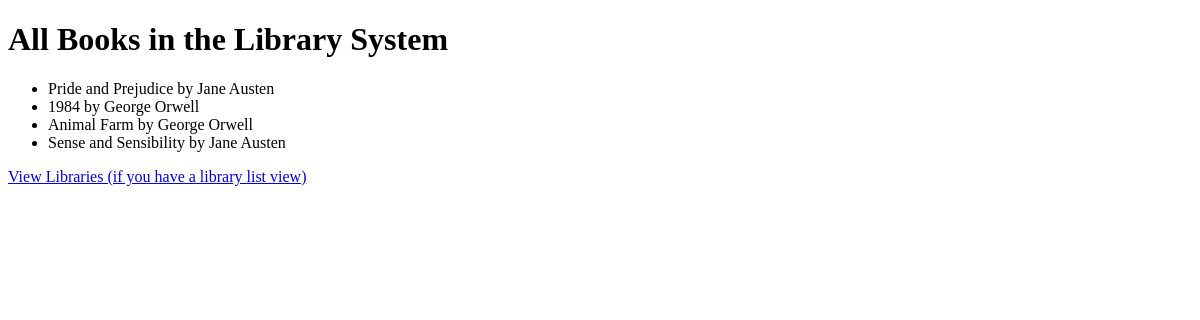
/relationships_app/books/, run on an earlier commit of the app's database.
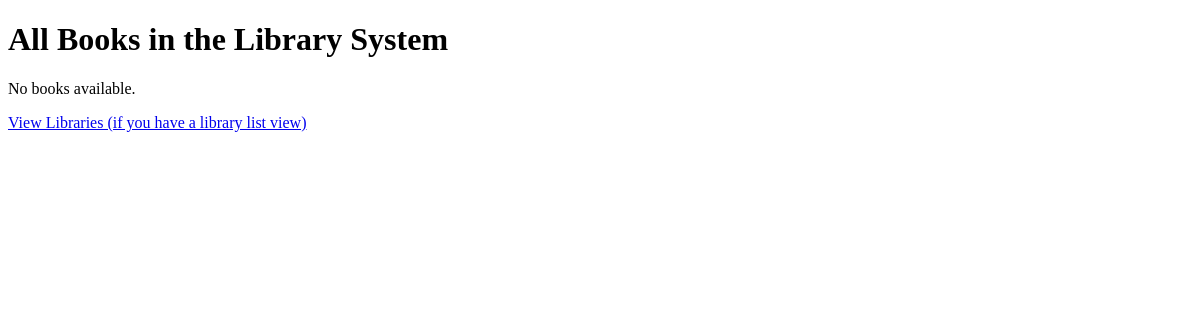
And on a later commit of the database.
### relationship_app/models.py (models this page shows, shortened)
class Book(models.Model):
    title = models.CharField(max_length=200)
    author = models.ForeignKey(Author, on_delete=models.CASCADE)
    published_date = models.DateField(null=True, blank=True)
    library = models.ForeignKey(Library, on_delete=models.SET_NULL, null=True, blank=True)
    class Meta:
        permissions = [
            ("can_add_book", "Can add book"),
            ("can_change_book", "Can change book"),
            ("can_delete_book", "Can delete book"),
        ]

class Author(models.Model):
    name = models.CharField(max_length=100)

### relationship_app/views.py (the view)
# urls.py: path('books/', security_views.list_books, name='list_books'),
def list_books(request): # CHANGED: Function name is now 'list_books'
    books = Book.objects.all().select_related('author') # Optimizes query to get author name
    context = {'books': books}
    return render(request, 'relationship_app/list_books.html', context)

### templates/relationship_app/list_books.html (shortened to what this page needs)
<!DOCTYPE html>
<html lang="en">
<head>
</head>
<body>
    <h1>All Books in the Library System</h1>
    {% if books %}
        <ul>
            {% for book in books %}
                <li>{{ book.title }} by {{ book.author.name }}</li>
            {% endfor %}
        </ul>
    {% else %}
        <p>No books available.</p>
    {% endif %}
    <p><a href="{% url 'relationship_app:library_list' %}">View Libraries (if you have a library list view)</a></p>
</body>
</html>

What changed in the data, as far as the page shows it:
removed Book: title "Pride and Prejudice", author.name "Jane Austen"
removed Book: title "1984", author.name "George Orwell"
removed Book: title "Animal Farm", author.name "George Orwell"
removed Book: title "Sense and Sensibility", author.name "Jane Austen"
Also different on the page:
text now shown: "No books available."
